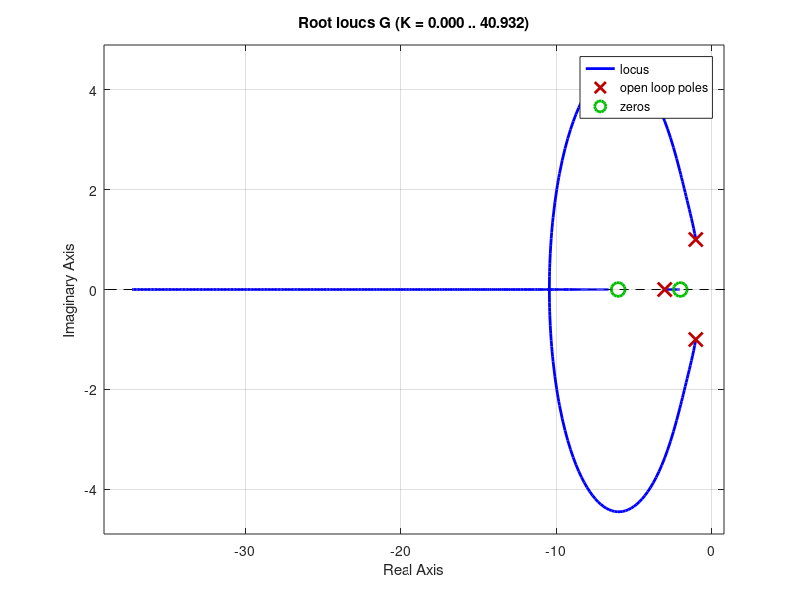

The MATLAB source for this figure:
% Tarea #11 Daniel Aleman saborio
clear all
clc
num=[1 8 12]
den=[1 5 8 6]
G=tf(num,den)
rlocus(G)























